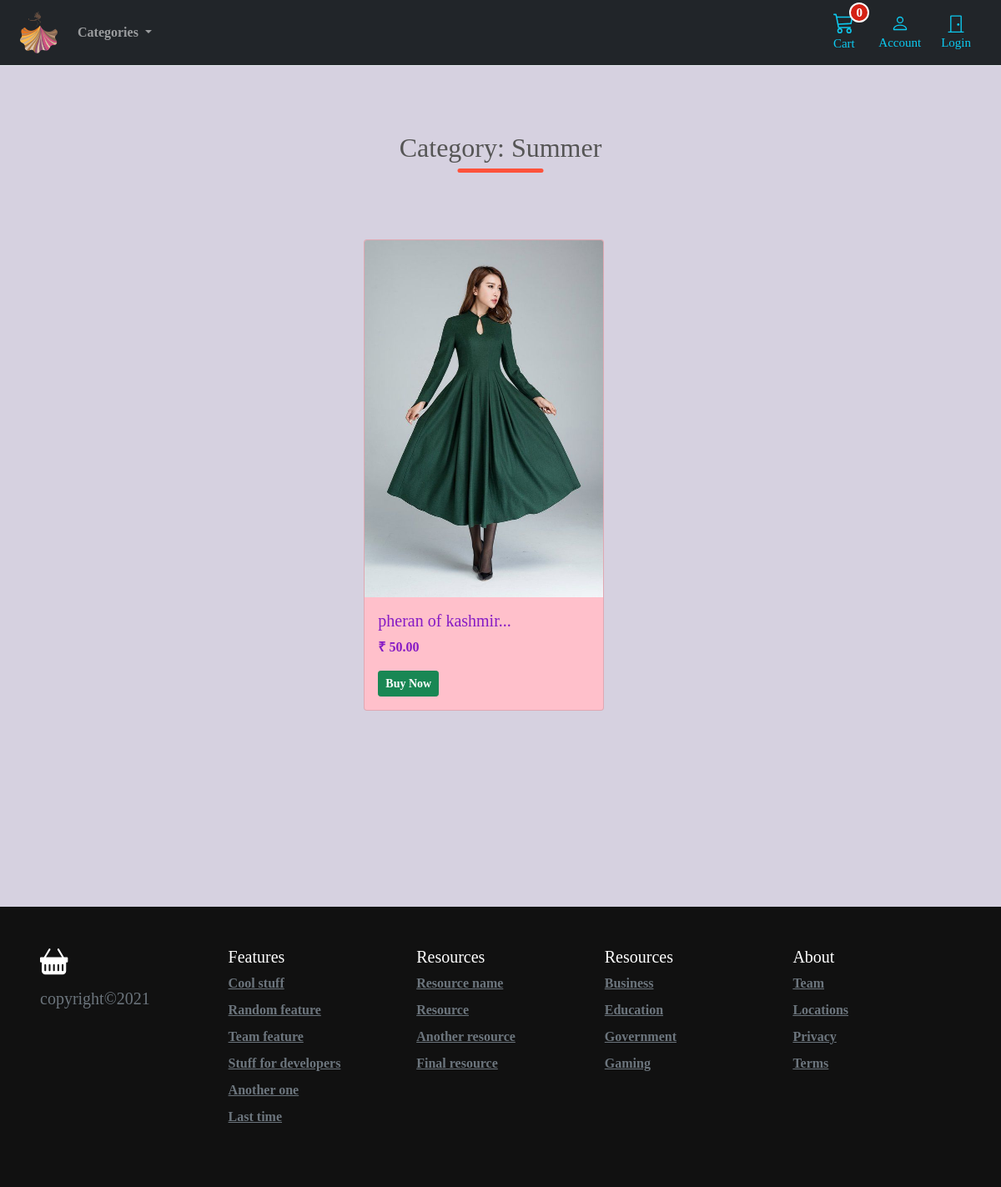
The page /shop/summer/ on the database its author committed.
### product/models.py (models this page shows, shortened)
class CategoryModel(models.Model):
    name = models.CharField(max_length=255, db_index=True)
    slug = models.SlugField(max_length=255, unique=True)
    description = models.CharField(max_length=300)
    publish = models.DateTimeField(default=timezone.now)
    created = models.DateTimeField(auto_now_add=True)
    updated = models.DateTimeField(auto_now=True)
    class Meta:
        verbose_name_plural = 'Categories'
    def get_absolute_url(self):
        return reverse('product:category-detail', args=[self.slug])

class ProductModel(models.Model):
    category = models.ForeignKey(CategoryModel, related_name="product", on_delete=models.SET_NULL, blank=True, null=True)
    title = models.CharField(max_length=70)
    description = models.TextField(blank=True)
    price = models.DecimalField(max_digits=6, decimal_places=2)
    stock = models.PositiveIntegerField()
    slug = models.SlugField(max_length=255, unique=True)
    isActive = models.BooleanField(default=True,)
    inStock = models.BooleanField(default=True)
    image = models.ImageField(upload_to='images/', default='images/default.png')
    publish = models.DateTimeField(default=timezone.now)
    created = models.DateTimeField(auto_now_add=True)
    updated = models.DateTimeField(auto_now=True)
    objects = models.Manager()
    products = ProductManager()
    class Meta:
        verbose_name_plural = "Products"
        ordering = ("-created",)   # -created: is stack, thats lastOrder will be shown first in the database
    def get_absolute_url(self):
        return reverse('product:product-detail', args=[self.slug])

### product/views.py (the view)
# urls.py: path('shop/<slug:categorySlug>/', views.categoryDetailView, name='category-detail'),
def categoryDetailView(request, categorySlug):
    category = get_object_or_404(CategoryModel, slug=categorySlug)
    products = ProductModel.products.filter(category=category)
    context ={'products':products, 'category':category}
    return render(request, 'product/categoryDetail.html', context)

### basket/basket.py (called while the page is built)
    def __len__(self):
        return sum(item['qty'] for item in self.basket.values())

### basket/context_processors.py (called while the page is built)
def basket(request):
    return {'basket': BaseBasket(request)}

### product/context_processors.py (called while the page is built)
def categories(request):
    return { 'categories': CategoryModel.objects.all()}

### product/models.py (called while the page is built)
    def get_queryset(self):
        return super(ProductManager, self).get_queryset().filter(isActive=True)

### templates/product/categoryDetail.html (shortened to what this page needs)
{% extends 'base.html' %}
{% load static %}
{% block stylesheet %}
{% static 'css/home.css' %}
{% endblock stylesheet %}
{% block 'mainContent' %}
<div class="container mt-5 small-container">
    <h2 class='title'>Category: {{category.name|title}}</h2>
    <div class="row">
        {% for product in products %}
        <div class="col-md-4 container-fluid vh-100 ">
            <div class="card cartelement" style="width: 18rem;">
                <a href="{{ product.get_absolute_url }}"><img class="card-img-top" src="{{ product.image.url }}"
                        alt="Card image cap"></a>
                <div class="card-body">
                        <h5 class="card-title">{{ product.title|slice:":30" }}...</h5>
                    <p class="card-text">₹ {{product.price}}</p>
                    <a href="{{ product.get_absolute_url }}">
                        <button id="addButton" value="{{product.id}}" type="button" class="btn btn-success btn-sm"><b>Buy Now</b></button>
                    </a>
                </div>
            </div>
        </div>
        {% endfor %}
    </div>
</div>
{% endblock 'mainContent' %}

### static/css/base.css (style rules this page uses)
body { font-family: 'Amiri', serif; font-weight: 600; background-color: #d5cfdff3; }
@media (min-width: 1000px) { .container { max-width: 1000px; } }
@media (max-width: 1200px) { .container { max-width: 100%; padding:0 24px; } }

### static/css/home.css (style rules this page uses)
* { margin: 0; padding: 0; box-sizing: border-box; }
.cartelement { color: rgb(134, 26, 197); background-color: pink; }
.small-container { max-width: 1080px; margin: auto; padding-left: 25px; padding-right: 25px; }
.title { text-align: center; margin: 0 auto 80px; position: relative; line-height: 60px; color: #555; }
.title::after { content: ''; background: #ff523b; width: 10%; height: 5px; border-radius: 5px; position: absolute; bottom: 0; left: 50%; transform: translate(-50%); }

### rows shown on the page
CategoryModel: name "Summer"
ProductModel: image (picture), title "pheran of kashmir", price "50.00", {{ product.id }} 1 (drawn)
